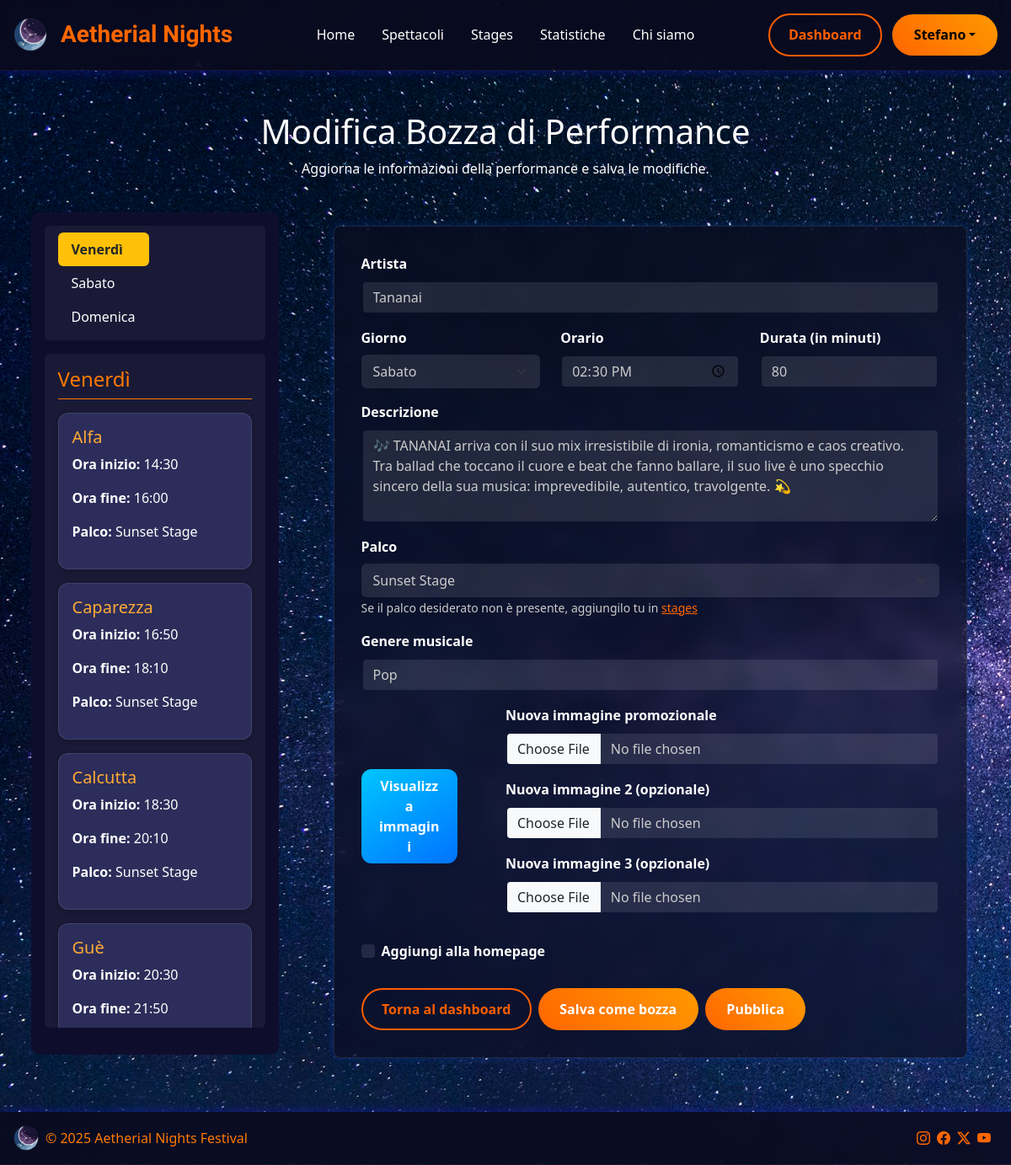
The page /dashboard/modifica_bozza/9 (signed in) on the database its author committed.
### tables this page shows
CREATE TABLE "UTENTI" (
	"id"	INTEGER NOT NULL UNIQUE,
	"email"	TEXT NOT NULL UNIQUE,
	"password"	TEXT NOT NULL,
	"nome"	TEXT NOT NULL,
	"cognome"	TEXT NOT NULL,
	"organizzatore"	INTEGER NOT NULL,
	"data_registrazione"	TEXT NOT NULL,
	"sesso"	TEXT NOT NULL,
	PRIMARY KEY("id" AUTOINCREMENT)
);

CREATE TABLE "PERFORMANCE" (
	"id"	INTEGER NOT NULL UNIQUE,
	"artista"	TEXT NOT NULL,
	"giorno"	TEXT NOT NULL,
	"ora"	TEXT NOT NULL,
	"durata"	INTEGER NOT NULL,
	"descrizione"	TEXT NOT NULL,
	"palco"	INTEGER NOT NULL,
	"genere"	TEXT NOT NULL,
	"immagine1"	TEXT NOT NULL,
	"visibile"	INTEGER NOT NULL,
	"organizzatore"	INTEGER NOT NULL,
	"immagine2"	TEXT,
	"immagine3"	TEXT,
	"homepage"	INTEGER,
	PRIMARY KEY("id" AUTOINCREMENT),
	FOREIGN KEY("organizzatore") REFERENCES "UTENTI"("id"),
	FOREIGN KEY("palco") REFERENCES "PALCHI"("id")
);

CREATE TABLE "PALCHI" (
	"id"	INTEGER NOT NULL UNIQUE,
	"nome_palco"	TEXT NOT NULL UNIQUE,
	"descrizione"	TEXT NOT NULL,
	"location"	TEXT NOT NULL,
	"capienza"	INTEGER NOT NULL,
	"immagine1"	TEXT NOT NULL,
	"immagine2"	TEXT NOT NULL,
	"immagine3"	TEXT NOT NULL,
	"tipologia"	TEXT NOT NULL,
	PRIMARY KEY("id" AUTOINCREMENT)
);

### app.py (the view)
@app.route('/dashboard/modifica_bozza/<int:id>')
@login_required
def modifica_bozza(id):
    bozza = performance_dao.get_performance_by_id(id)
    if bozza and not bozza['visibile']:
        db_performances = performance_dao.get_performance_list(True)
        stages = palchi_dao.get_stages()
        return render_template('modifica_bozza.html', p_performances=db_performances, p_bozza=bozza, p_stages=stages)
    else:
        flash('Bozza non trovata o già pubblicata', 'danger')
        return redirect(url_for('dashboard'))

### templates/modifica_bozza.html (shortened to what this page needs)
{% extends "base.html" %}
{% block content %}
    <div class="col-12 mt-5">
        <h1 class="text-center">Modifica Bozza di Performance</h1>
        <p class="text-center">Aggiorna le informazioni della performance e salva le modifiche.</p>
    </div>
    <div class="row p-4 justify-content-around">
        <aside class="aside col-11 col-md-4 col-lg-3">
            <nav id="navbar-example2" class="navbar px-3 mb-3 rounded-2">
                <ul class="nav nav-pills flex-column">
                    <li class="nav-item"><a class="nav-link active" href="#scrollspyHeading1">Venerdì</a></li>
                    <li class="nav-item"><a class="nav-link" href="#scrollspyHeading2">Sabato</a></li>
                    <li class="nav-item"><a class="nav-link" href="#scrollspyHeading3">Domenica</a></li>
                </ul>
            </nav>
            <div class="scrollspy p-3 rounded-2" data-bs-spy="scroll" data-bs-target="#navbar-example2" data-bs-root-margin="0px 0px -40%" data-bs-smooth-scroll="true" tabindex="0">
                {% for giorno in ['Venerdì', 'Sabato', 'Domenica'] %}
                    <h4 id="scrollspyHeading{{ loop.index }}">{{ giorno }}</h4>
                    {% for performance in p_performances %}
                        {% if performance.giorno == giorno %}
                            <div class="performance-item mb-3">
                                <h5 class="text-light-orange">{{ performance.artista }}</h5>
                                <p><strong>Ora inizio:</strong> {{ performance.ora }}</p>
                                <p><strong>Ora fine:</strong> {{ performance.ora_fine }}</p>
                                <p><strong>Palco:</strong> {{ performance.nome_palco }}</p>
                            </div>
                        {% endif %}
                    {% endfor %}
                {% endfor %}
            </div>
        </aside>
        <main class="main col-11 col-md-8">
            <div class="card card-body rounded-3 m-0" id="newPerformance">
                <form id="performanceForm" action="/draft/modify" method="POST" enctype="multipart/form-data">
                    <div class="mb-3">
                        <label for="artista" class="form-label">Artista</label>
                        <input type="text" class="form-control" id="artista" name="artista" value="{{ p_bozza.artista }}" required>
                    </div>
                    <div class="mb-3 row">
                        <div class="col-md-4">
                            <label for="giorno" class="form-label">Giorno</label>
                            <select class="form-select" id="giorno" name="giorno" required>
                                <option value="{{ p_bozza.giorno }}" selected>{{ p_bozza.giorno }}</option>
                            </select>
                        </div>
                        <div class="col-md-4">
                            <label for="ora" class="form-label">Orario</label>
                            <input type="time" class="form-control" id="ora" name="ora" value="{{ p_bozza.ora }}" required>
                        </div>
                        <div class="col-md-4">
                            <label for="durata" class="form-label">Durata (in minuti)</label>
                            <input type="number" class="form-control" id="durata" name="durata" value="{{ p_bozza.durata }}" required>
                        </div>
                    </div>
                    <div class="mb-3">
                        <label for="descrizione" class="form-label">Descrizione</label>
                        <textarea class="form-control" id="descrizione" name="descrizione" rows="4" required>{{ p_bozza.descrizione }}</textarea>
                    </div>
                    <div class="mb-3">
                        <label for="palco" class="form-label">Palco</label>
                        <select class="form-select" id="palco" name="palco" required>
                            {% for stage in p_stages %}
                                <option value="{{ stage.id }}" {% if stage.id == p_bozza.palco %}selected{%endif%} >{{ stage.nome_palco }}</option>
                            {% endfor %}
                        </select>
                        <small class="form-text">Se il palco desiderato non è presente, aggiungilo tu in <a href="/stages">stages</a></small>
                    </div>
                    <div class="mb-3">
                        <label for="genere" class="form-label">Genere musicale</label>
                        <input type="text" class="form-control" id="genere" name="genere" value="{{ p_bozza.genere }}" required>
                    </div>
                    <div class="mb-3 d-flex flex-wrap justify-content-between align-items-center">
                        <button type="button" class="btn btn-azzurro col-lg-2" data-bs-toggle="modal" data-bs-target="#imm1Modal" data-bs-whatever="@mdo">Visualizza immagini</button>
                        <div class="col-lg-9">
                            <label for="immagine1" class="form-label">Nuova immagine promozionale</label>
                            <input type="file" class="form-control mb-3" id="immagine1" name="immagine1" accept="image/*">
                            <label for="immagine2" class="form-label">Nuova immagine 2 (opzionale)</label>
                            <input type="file" class="form-control mb-3" id="immagine2" name="immagine2" accept="image/*">
                            <label for="immagine3" class="form-label">Nuova immagine 3 (opzionale)</label>
                            <input type="file" class="form-control mb-3" id="immagine3" name="immagine3" accept="image/*">
                        </div>
                    </div>
                    <div class="form-check mb-3">
                        <input type="checkbox" class="form-check-input" id="homepage" name="homepage" {% if p_bozza.homepage %}checked{% endif %}>
                        <label class="form-check-label" for="homepage">Aggiungi alla homepage</label>
                    </div>
                    <div class="d-flex flex-wrap">
                        <a href="{{ url_for('dashboard') }}" class="btn btn-outline me-2 mt-2">Torna al dashboard</a>
                        <button type="submit" class="btn btn-primary me-2 mt-2" name="azione" value="bozza">Salva come bozza</button>
                        <button type="submit" class="btn btn-primary mt-2" name="azione" value="pubblica">Pubblica</button>
                    </div>
                </form>
            </div>
        </main>
    </div>
                            {% set immagini = [p_bozza.immagine1] %}
                            {% if p_bozza.immagine2 %}{% set _ = immagini.append(p_bozza.immagine2) %}{% endif %}
                            {% if p_bozza.immagine3 %}{% set _ = immagini.append(p_bozza.immagine3) %}{% endif %}
{% endblock %}

### templates/base.html (shortened to what this page needs)
<!doctype html>
<html lang="it">
<head>
  <link href="https://cdn.jsdelivr.net/npm/bootstrap@5.3.5/dist/css/bootstrap.min.css" rel="stylesheet"
>
  <link href="https://cdn.jsdelivr.net/npm/bootstrap-icons/font/bootstrap-icons.css" rel="stylesheet">
  <link rel="stylesheet" href="https://cdn.jsdelivr.net/npm/bootstrap-icons@1.11.3/font/bootstrap-icons.min.css">
  <link rel="stylesheet" href="{{ url_for('static', filename='css/style.css') }}">
  <link rel="stylesheet" href="{{ url_for('static', filename='css/home.css') }}">
  <link rel="stylesheet" href="{{ url_for('static', filename='css/stages.css') }}">
  <link rel="stylesheet" href="{{ url_for('static', filename='css/register&login.css') }}">
  <link rel="stylesheet" href="{{ url_for('static', filename='css/dashboard.css') }}">
  <link rel="stylesheet" href="{{ url_for('static', filename='css/profilo.css') }}">
  <link rel="stylesheet" href="{{ url_for('static', filename='css/biglietti.css') }}">
  <link rel="stylesheet" href="{{ url_for('static', filename='css/spettacoli.css') }}">
</head>
<body>
  <header class="d-flex flex-wrap align-items-center justify-content-center justify-content-md-between p-3 sticky-top" id="myHeader">
    <div class="col-md-3 mb-2 mb-md-0">
      <a href="/" class="d-inline-flex link-body-emphasis text-decoration-none align-items-center">
          <img src="{{ url_for('static', filename='images/logo.PNG') }}" alt="Logo" class="" width="40" height="40">
          <h3 class="ms-3 mt-2 title text-orange">Aetherial Nights</h3>
      </a>
    </div>
    <ul class="nav nav-pills">
      <li class="nav-item"><a href="/" class="nav-link {% if request.path == '/' %}nav-current{% endif %}" aria-current="page">Home</a></li>
      <li class="nav-item"><a href="/spettacoli" class="nav-link {% if request.path.startswith('/spettacoli') %}nav-current{% endif %}">Spettacoli</a></li>
      <li class="nav-item"><a href="/stages" class="nav-link {% if request.path.startswith('/stages') %}nav-current{% endif %}">Stages</a></li>
      <li class="nav-item">
        <a href="/biglietti" class="nav-link {% if request.path.startswith('/biglietti') %}nav-current{% endif %}">
          {% if current_user.organizzatore %}
            Statistiche
          {% else %}
            Biglietti
          {% endif %}
        </a>
      </li>
      <li class="nav-item"><a href="/about" class="nav-link {% if request.path.startswith('/about') %}nav-current{% endif %}">Chi siamo</a></li>
    </ul>
    <div class="col-md-3 text-end">
      {% if current_user.is_authenticated %}
        {% if current_user.organizzatore %}
          <button type="button" class="btn btn-outline me-2" onclick="location.href='/dashboard'">Dashboard</button>
        {% endif %}
        <button type="button" class="btn btn-primary link-body-emphasis text-decoration-none dropdown-toggle" data-bs-toggle="dropdown" aria-expanded="false">{{current_user.nome}}</button>
      {% else %}
        <button type="button" class="btn btn-outline me-2" data-bs-toggle="modal" data-bs-target="#loginModal" data-bs-whatever="@mdo">Login</button>
        <button type="button" class="btn btn" onclick="location.href='/register'">Registrati</button>
      {% endif %}
    </div>
  </header>
  <div class="container-fluid px-0">
    <div class="row justify-content-center">
      {%block content %}{% endblock %}
    </div>
  </div>
  <footer class="d-flex flex-wrap justify-content-between align-items-center p-3 mt-4">
    <div class="col-md-4 d-flex align-items-center">
      <a href="/" class="mb-3 me-2 mb-md-0 text-body-secondary text-decoration-none lh-1" aria-label="Logo">
        <img src="{{ url_for('static', filename='images/logo.PNG') }}" alt="Logo" class="" width="30" height="30">
      </a>
      <span class="mb-3 mb-md-0">© 2025 Aetherial Nights Festival</span>
    </div>
    <ul class="nav col-md-4 justify-content-end list-unstyled d-flex">
      <a href="#" class="mb-3 me-2 mb-md-0 lh-1" aria-label="Logo">
        <i class="bi bi-instagram"></i>
      </a>
      <a href="#" class="mb-3 me-2 mb-md-0 lh-1" aria-label="Logo">
        <i class="bi bi-facebook"></i>
      </a>
      <a href="#" class="mb-3 me-2 mb-md-0 lh-1" aria-label="Logo">
        <i class="bi bi-twitter-x"></i>
      </a>
      <a href="#" class="mb-3 me-2 mb-md-0 lh-1" aria-label="Logo">
        <i class="bi bi-youtube"></i>
      </a>
    </ul>
  </footer>
</body>
</html>

### rows shown on the page
UTENTI: nome "Stefano"
PERFORMANCE: artista "Alfa", ora "14:30", ora_fine "16:00", nome_palco "Sunset Stage"
PERFORMANCE: artista "Caparezza", ora "16:50", ora_fine "18:10", nome_palco "Sunset Stage"
PERFORMANCE: artista "Calcutta", ora "18:30", ora_fine "20:10", nome_palco "Sunset Stage"
PERFORMANCE: artista "Guè", ora "20:30", ora_fine "21:50"
PERFORMANCE: artista "Tananai", giorno "Sabato", ora "14:30", durata "80", descrizione "🎶 TANANAI arriva con il suo mix irresistibile di ironia, romanticismo e caos creativo. Tra ballad che toccano il cuore e beat che fanno ballare, il suo live è uno specchio sincero della sua musica: imprevedibile, autentico, travolgente. 💫", palco "Sunset Stage", genere "Pop"

### other values the page prints
{{ giorno }} "Venerdì"
